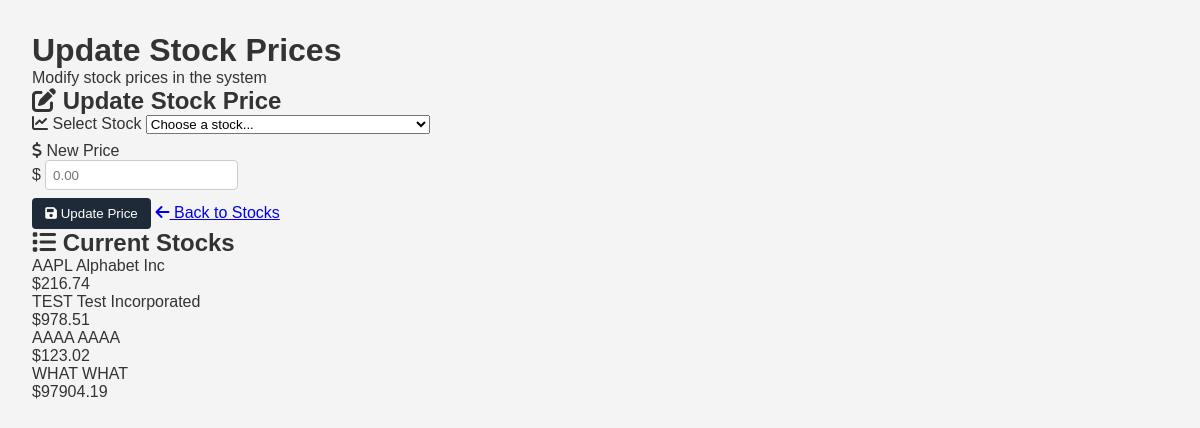
The app's page /admin/stock/update (signed in) with its own data.
### tables this page shows
CREATE TABLE stocks (
    stock_id INTEGER PRIMARY KEY AUTOINCREMENT,
    symbol TEXT NOT NULL UNIQUE,
    company_name TEXT NOT NULL,
    price REAL NOT NULL
);

### app.py (the view, shortened to what this page needs)
@app.route('/admin/stock/update', methods=['GET', 'POST'])
def admin_stock_update():
    check = require_admin()
    if check:
        return check
    conn = get_db_connection()
    stocks = conn.execute('SELECT * FROM stocks').fetchall()
    conn.close()
    return render_template('admin_stock_update.html', stocks=stocks)

### app.py (called while the page is built)
def get_db_connection():
    conn = sqlite3.connect(DB_NAME)
    conn.row_factory = sqlite3.Row
    return conn

def require_admin():
    if 'user_id' not in session:
        flash("You must be logged in.", "error")
        return redirect(url_for('login'))
    conn = get_db_connection()
    user = conn.execute(
        'SELECT is_admin FROM users WHERE user_id = ?',
        (session['user_id'],)
    ).fetchone()
    conn.close()
    if not user:
        flash("User not found.", "error")
        return redirect(url_for('login'))
    is_admin = user['is_admin'] if 'is_admin' in user.keys() else 0
    if int(is_admin) != 1:
        flash("Administrator access required.", "error")
        if 'user_id' in session:
            return redirect(url_for('dashboard', user_id=session.get('user_id')))
        return redirect(url_for('login'))
    return None

### templates/admin_stock_update.html (shortened to what this page needs)
<!DOCTYPE html>
<html lang="en">
<head>
  <link rel="stylesheet" href="{{ url_for('static', filename='styles.css') }}">
  <link href="https://cdnjs.cloudflare.com/ajax/libs/font-awesome/6.0.0/css/all.min.css" rel="stylesheet">
</head>
<body>
  <main class="dashboard-container">
    <div class="welcome-section">
      <h1>Update Stock Prices</h1>
      <p>Modify stock prices in the system</p>
    </div>
    <div class="content-grid">
      <div class="card">
        <div class="card-header">
          <h2><i class="fas fa-edit"></i> Update Stock Price</h2>
        </div>
        <div class="card-content">
          <form action="{{ url_for('admin_stock_update') }}" method="post" class="update-form">
            <div class="form-group">
              <label for="stock_id">
                <i class="fas fa-chart-line"></i> Select Stock
              </label>
              <select id="stock_id" name="stock_id" required>
                <option value="">Choose a stock...</option>
              </select>
            </div>
            <div class="form-group">
              <label for="new_price">
                <i class="fas fa-dollar-sign"></i> New Price
              </label>
              <div class="input-group">
                <span class="input-prefix">$</span>
                <input type="number" id="new_price" name="new_price" step="0.01" placeholder="0.00" min="0" required>
              </div>
            </div>
            <div class="form-actions">
              <button type="submit" class="btn btn-success">
                <i class="fas fa-save"></i> Update Price
              </button>
              <a href="{{ url_for('admin_stocks') }}" class="btn btn-secondary">
                <i class="fas fa-arrow-left"></i> Back to Stocks
              </a>
            </div>
          </form>
        </div>
      </div>
      <div class="card">
        <div class="card-header">
          <h2><i class="fas fa-list"></i> Current Stocks</h2>
        </div>
        <div class="card-content">
          {% if stocks %}
            <div class="stocks-list">
              {% for stock in stocks %}
                <div class="stock-item">
                  <div class="stock-info">
                    <span class="stock-symbol">{{ stock.symbol }}</span>
                    <span class="stock-name">{{ stock.company_name }}</span>
                  </div>
                  <div class="stock-price">${{ "%.2f"|format(stock.price) }}</div>
                </div>
              {% endfor %}
            </div>
          {% endif %}
        </div>
      </div>
    </div>
  </main>
</body>
</html>

### static/styles.css (style rules this page uses)
* { margin: 0; padding: 0; box-sizing: border-box; font-family: Arial, sans-serif; }
body { background-color: #f4f4f4; color: #333; }
main { padding: 2em; }
form { display: flex; flex-direction: column; gap: 0.5em; }
input { padding: 0.5em; border: 1px solid #ccc; border-radius: 4px; }
button { padding: 0.6em 1em; border: none; background: #1e2a38; color: #fff; border-radius: 4px; cursor: pointer; }
* { margin:0;padding:0;box-sizing:border-box;font-family:Arial, sans-serif }
body { background:#f4f4f4;color:#333 }
main { padding:2em }

### records on screen
stocks: symbol "AAPL", company_name "Alphabet Inc", price "216.74"
stocks: symbol "TEST", company_name "Test Incorporated", price "978.51"
stocks: symbol "AAAA", company_name "AAAA", price "123.02"
stocks: symbol "WHAT", company_name "WHAT", price "97904.19"
